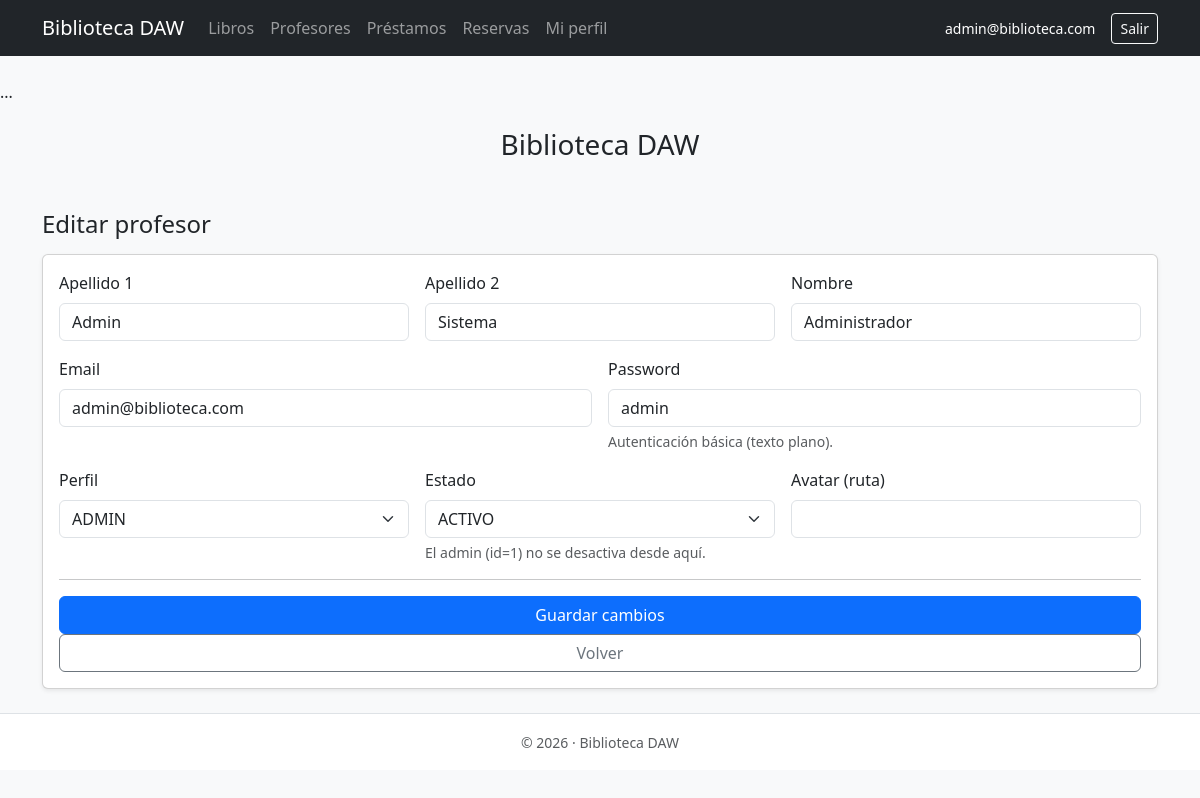
Page /profesores/editar.php?id=1 (signed in) on the committed database.
### tables this page shows
CREATE TABLE IF NOT EXISTS `profesores` (
  `id` int NOT NULL AUTO_INCREMENT,
  `apellido1` varchar(60) NOT NULL,
  `apellido2` varchar(60) NOT NULL,
  `nombre` varchar(60) NOT NULL,
  `email` varchar(120) NOT NULL,
  `password` varchar(255) NOT NULL,
  `perfil` enum('ADMIN','PROFESOR') NOT NULL DEFAULT 'PROFESOR',
  `avatar` varchar(255) DEFAULT NULL,
  `estado` tinyint NOT NULL DEFAULT '1',
  `creado_en` datetime NOT NULL DEFAULT CURRENT_TIMESTAMP,
  `actualizado_en` datetime DEFAULT NULL ON UPDATE CURRENT_TIMESTAMP,
  PRIMARY KEY (`id`),
  UNIQUE KEY `email` (`email`)
);

### profesores/editar.php (the view, shortened to what this page needs)
<?php
require_once __DIR__ . "/../config/conexion.php";
$id = isset($_GET["id"]) ? (int)$_GET["id"] : 0;
$sql = "SELECT id, apellido1, apellido2, nombre, email, password, perfil, avatar, estado
        FROM profesores
        WHERE id = :id
        LIMIT 1";
$stmt = $pdo->prepare($sql);
$stmt->execute([":id" => $id]);
$profe = $stmt->fetch();
require_once __DIR__ . "/../includes/header.php";
?>
<h2 class="h4 mb-3">Editar profesor</h2>
<form method="post" action="actualizar.php" class="card shadow-sm p-3">
  <div class="row g-3">
    <div class="col-md-4">
      <label class="form-label" for="apellido1">Apellido 1</label>
      <input class="form-control" type="text" id="apellido1" name="apellido1" required
             value="<?php echo htmlspecialchars($profe["apellido1"]); ?>">
    </div>
    <div class="col-md-4">
      <label class="form-label" for="apellido2">Apellido 2</label>
      <input class="form-control" type="text" id="apellido2" name="apellido2" required
             value="<?php echo htmlspecialchars($profe["apellido2"]); ?>">
    </div>
    <div class="col-md-4">
      <label class="form-label" for="nombre">Nombre</label>
      <input class="form-control" type="text" id="nombre" name="nombre" required
             value="<?php echo htmlspecialchars($profe["nombre"]); ?>">
    </div>
    <div class="col-md-6">
      <label class="form-label" for="email">Email</label>
      <input class="form-control" type="email" id="email" name="email" required
             value="<?php echo htmlspecialchars($profe["email"]); ?>">
    </div>
    <div class="col-md-6">
      <label class="form-label" for="password">Password</label>
      <input class="form-control" type="text" id="password" name="password" required
             value="<?php echo htmlspecialchars($profe["password"]); ?>">
      <div class="form-text">Autenticación básica (texto plano).</div>
    </div>
    <div class="col-md-4">
      <label class="form-label" for="perfil">Perfil</label>
      <select class="form-select" id="perfil" name="perfil">
        <option value="ADMIN" <?php echo ($profe["perfil"] === "ADMIN") ? "selected" : ""; ?>>ADMIN</option>
      </select>
    </div>
    <div class="col-md-4">
      <label class="form-label" for="estado">Estado</label>
      <select class="form-select" id="estado" name="estado">
        <option value="1" <?php echo ((int)$profe["estado"] === 1) ? "selected" : ""; ?>>ACTIVO</option>
      </select>
      <?php if ((int)$profe["id"] === 1): ?>
        <div class="form-text">El admin (id=1) no se desactiva desde aquí.</div>
      <?php endif; ?>
    </div>
    <div class="col-md-4">
      <label class="form-label" for="avatar">Avatar (ruta)</label>
      <input class="form-control" type="text" id="avatar" name="avatar"
             value="<?php echo htmlspecialchars($profe["avatar"] ?? ""); ?>">
    </div>
  </div>
  <hr class="my-3">
  <button class="btn btn-primary">Guardar cambios</button>
  <a class="btn btn-outline-secondary" href="<?php echo APP_URL; ?>/profesores/index.php">Volver</a>
</form>
<?php require_once __DIR__ . "/../includes/footer.php"; ?>

### rows in the picture
profesores: apellido1 "Admin", apellido2 "Sistema", nombre "Administrador", email "admin@biblioteca.com", password "admin", perfil "ADMIN", estado "ACTIVO"

### other values in the picture
APP_NAME "Biblioteca DAW"
$_SESSION["email"] "admin@biblioteca.com"
